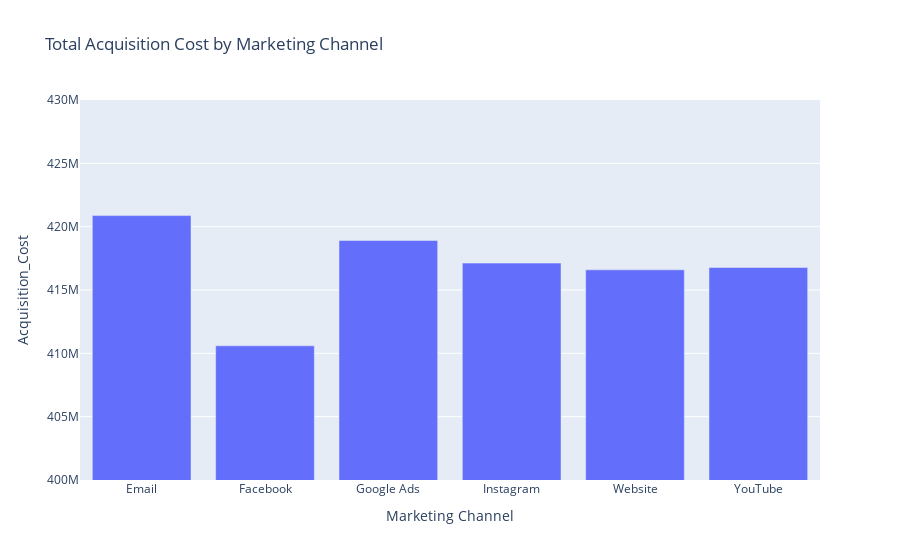

Write notebook code for a chart like this one.
### Code cell
channel_acquisition_cost = df.groupby('Channel_Used')['Acquisition_Cost'].sum().reset_index()

fig = px.bar(
    channel_acquisition_cost,
    x='Channel_Used',
    y='Acquisition_Cost',
    title='Total Acquisition Cost by Marketing Channel',
    labels={'Channel_Used': 'Marketing Channel', 'Acqusition_Cost': 'Total Acquisition Cost'}
)
fig.update_yaxes(range=[400000000, 430000000])
fig.show()

### Figure 1 — Plotly figure (JSON) as saved in the notebook; plotly's stock layout.template omitted (floating-point values rounded to 4 significant figures)
{"data": [{"hovertemplate": "Marketing Channel=%{x}<br>Acquisition_Cost=%{y}<extra></extra>", "legendgroup": "", "marker": {"color": "#636efa", "pattern": {"shape": ""}}, "name": "", "orientation": "v", "showlegend": false, "textposition": "auto", "type": "bar", "x": ["Email", "Facebook", "Google Ads", "Instagram", "Website", "YouTube"], "xaxis": "x", "y": [420900000.0, 410600000.0, 418900000.0, 417100000.0, 416600000.0, 416800000.0], "yaxis": "y"}], "layout": {"barmode": "relative", "legend": {"tracegroupgap": 0}, "title": {"text": "Total Acquisition Cost by Marketing Channel"}, "xaxis": {"anchor": "y", "domain": [0, 1], "title": {"text": "Marketing Channel"}}, "yaxis": {"anchor": "x", "domain": [0, 1], "range": [400000000, 430000000], "title": {"text": "Acquisition_Cost"}}}}
